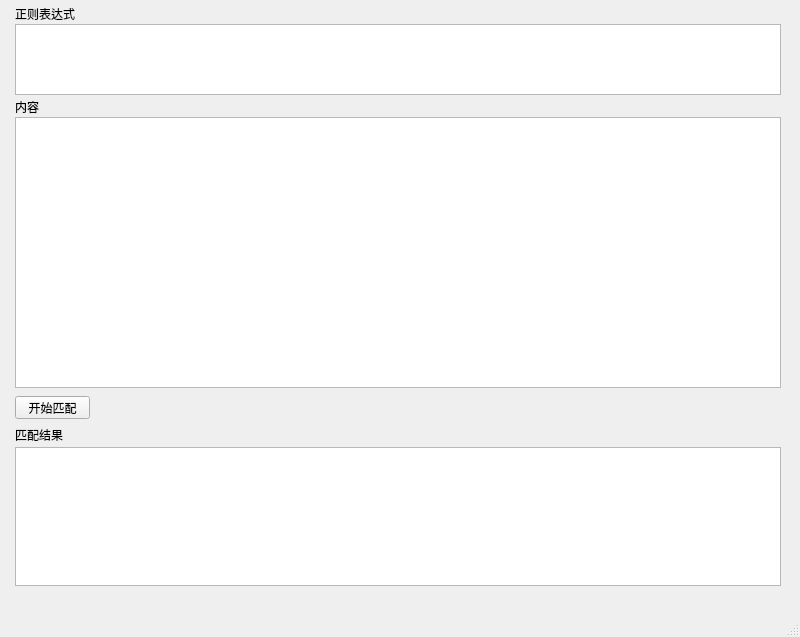
<?xml version="1.0" encoding="UTF-8"?>
<ui version="4.0">
 <class>MainWindow</class>
 <widget class="QMainWindow" name="MainWindow">
  <property name="geometry">
   <rect>
    <x>0</x>
    <y>0</y>
    <width>800</width>
    <height>637</height>
   </rect>
  </property>
  <property name="sizePolicy">
   <sizepolicy hsizetype="Fixed" vsizetype="Fixed">
    <horstretch>0</horstretch>
    <verstretch>0</verstretch>
   </sizepolicy>
  </property>
  <property name="windowTitle">
   <string>MainWindow</string>
  </property>
  <widget class="QWidget" name="centralwidget">
   <widget class="QPlainTextEdit" name="regex_text_edit">
    <property name="geometry">
     <rect>
      <x>15</x>
      <y>24</y>
      <width>766</width>
      <height>71</height>
     </rect>
    </property>
    <property name="plainText">
     <string/>
    </property>
   </widget>
   <widget class="QPlainTextEdit" name="content_text_edit">
    <property name="geometry">
     <rect>
      <x>15</x>
      <y>117</y>
      <width>766</width>
      <height>271</height>
     </rect>
    </property>
   </widget>
   <widget class="QPlainTextEdit" name="result_text_edit">
    <property name="geometry">
     <rect>
      <x>15</x>
      <y>447</y>
      <width>766</width>
      <height>139</height>
     </rect>
    </property>
    <property name="sizePolicy">
     <sizepolicy hsizetype="Expanding" vsizetype="Expanding">
      <horstretch>0</horstretch>
      <verstretch>0</verstretch>
     </sizepolicy>
    </property>
   </widget>
   <widget class="QLabel" name="label">
    <property name="geometry">
     <rect>
      <x>15</x>
      <y>6</y>
      <width>64</width>
      <height>16</height>
     </rect>
    </property>
    <property name="text">
     <string>正则表达式</string>
    </property>
   </widget>
   <widget class="QLabel" name="label_2">
    <property name="geometry">
     <rect>
      <x>15</x>
      <y>99</y>
      <width>34</width>
      <height>16</height>
     </rect>
    </property>
    <property name="text">
     <string>内容</string>
    </property>
   </widget>
   <widget class="QLabel" name="label_3">
    <property name="geometry">
     <rect>
      <x>15</x>
      <y>429</y>
      <width>54</width>
      <height>12</height>
     </rect>
    </property>
    <property name="text">
     <string>匹配结果</string>
    </property>
   </widget>
   <widget class="QPushButton" name="run_button">
    <property name="geometry">
     <rect>
      <x>15</x>
      <y>396</y>
      <width>75</width>
      <height>23</height>
     </rect>
    </property>
    <property name="text">
     <string>开始匹配</string>
    </property>
   </widget>
  </widget>
  <widget class="QMenuBar" name="menubar">
   <property name="geometry">
    <rect>
     <x>0</x>
     <y>0</y>
     <width>800</width>
     <height>23</height>
    </rect>
   </property>
  </widget>
  <widget class="QStatusBar" name="statusbar"/>
 </widget>
 <resources/>
 <connections/>
</ui>
